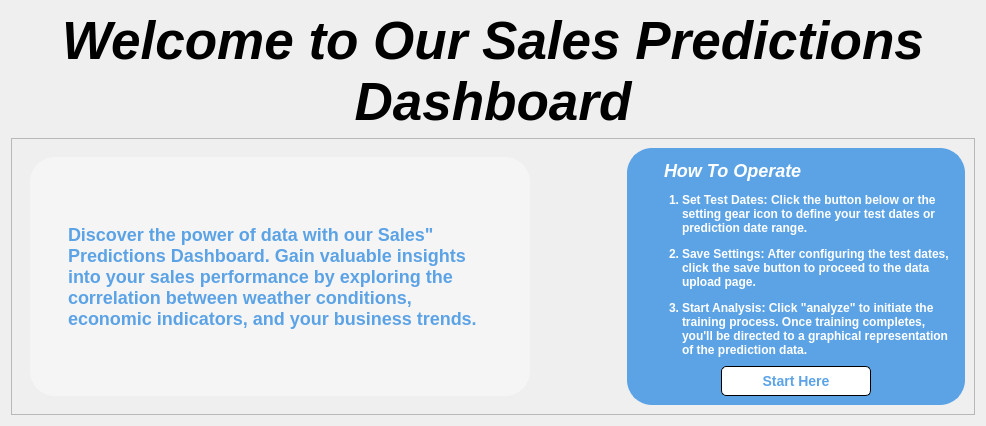
                  <widget class="QWidget" name="page_home">
                   <layout class="QVBoxLayout" name="verticalLayout_10">
                    <item>
                     <widget class="QLabel" name="label_6">
                      <property name="font">
                       <font>
                        <family>Segoe UI</family>
                        <pointsize>40</pointsize>
                        <italic>true</italic>
                        <bold>true</bold>
                       </font>
                      </property>
                      <property name="text">
                       <string>Welcome to Our Sales Predictions Dashboard</string>
                      </property>
                      <property name="alignment">
                       <set>Qt::AlignCenter</set>
                      </property>
                      <property name="wordWrap">
                       <bool>true</bool>
                      </property>
                     </widget>
                    </item>
                    <item>
                     <widget class="QFrame" name="frame_2">
                      <property name="frameShape">
                       <enum>QFrame::StyledPanel</enum>
                      </property>
                      <property name="frameShadow">
                       <enum>QFrame::Raised</enum>
                      </property>
                      <layout class="QHBoxLayout" name="horizontalLayout_19">
                       <item>
                        <widget class="QWidget" name="widget_9" native="true">
                         <property name="minimumSize">
                          <size>
                           <width>600</width>
                           <height>0</height>
                          </size>
                         </property>
                         <property name="styleSheet">
                          <string notr="true">QWidget{
width: 70%
}</string>
                         </property>
                         <layout class="QVBoxLayout" name="verticalLayout_22">
                          <property name="rightMargin">
                           <number>10</number>
                          </property>
                          <item>
                           <widget class="QLabel" name="label_2">
                            <property name="minimumSize">
                             <size>
                              <width>500</width>
                              <height>0</height>
                             </size>
                            </property>
                            <property name="maximumSize">
                             <size>
                              <width>500</width>
                              <height>16777215</height>
                             </size>
                            </property>
                            <property name="styleSheet">
                             <string notr="true">QLabel{
background-color:#f5f5f5 ;
color: rgb(92,163,230);
font-weight: bold;
font-size: 18px;
padding: 0 30px;
border: 3px solid #f5f5f5;
border-radius: 25px
}</string>
                            </property>
                            <property name="text">
                             <string>Discover the power of data with our Sales&quot; Predictions Dashboard. Gain valuable insights into your sales performance by exploring the correlation between weather conditions, economic indicators, and your business trends.</string>
                            </property>
                            <property name="wordWrap">
                             <bool>true</bool>
                            </property>
                           </widget>
                          </item>
                         </layout>
                        </widget>
                       </item>
                       <item>
                        <widget class="QWidget" name="widget_10" native="true">
                         <property name="styleSheet">
                          <string notr="true">QWidget{
background-color: rgb(92,163,230);
border: 3px solid rgb(92,163,230);
border-radius: 25px
}</string>
                         </property>
                         <layout class="QVBoxLayout" name="verticalLayout_23">
                          <item>
                           <widget class="QLabel" name="label_7">
                            <property name="maximumSize">
                             <size>
                              <width>16777215</width>
                              <height>30</height>
                             </size>
                            </property>
                            <property name="styleSheet">
                             <string notr="true">QLabel{
padding-left: 20px;
color: white;
font-size: 18px;
font-weight: bold;
font-style: italic
}</string>
                            </property>
                            <property name="text">
                             <string>How To Operate </string>
                            </property>
                            <property name="wordWrap">
                             <bool>true</bool>
                            </property>
                           </widget>
                          </item>
                          <item>
                           <widget class="QLabel" name="label_16">
                            <property name="styleSheet">
                             <string notr="true">QLabel{
font-weight: bold;
color: white
}</string>
                            </property>
                            <property name="text">
                             <string>&lt;html&gt;&lt;head/&gt;&lt;body&gt;&lt;ol style=&quot;margin-top: 0px; margin-bottom: 0px; margin-left: 0px; margin-right: 0px; -qt-list-indent: 1;&quot;&gt;&lt;li style=&quot; margin-top:12px; margin-bottom:12px; margin-left:0px; margin-right:0px; -qt-block-indent:0; text-indent:0px;&quot;&gt;&lt;span style=&quot; font-weight:700;&quot;&gt;Set Test Dates&lt;/span&gt;: Click the button below or the setting gear icon to define your test dates or prediction date range.&lt;/li&gt;&lt;li style=&quot; margin-top:12px; margin-bottom:12px; margin-left:0px; margin-right:0px; -qt-block-indent:0; text-indent:0px;&quot;&gt;&lt;span style=&quot; font-weight:700;&quot;&gt;Save Settings&lt;/span&gt;: After configuring the test dates, click the save button to proceed to the data upload page.&lt;/li&gt;&lt;li style=&quot; margin-top:12px; margin-bottom:12px; margin-left:0px; margin-right:0px; -qt-block-indent:0; text-indent:0px;&quot;&gt;&lt;span style=&quot; font-weight:700;&quot;&gt;Start Analysis&lt;/span&gt;: Click &amp;quot;analyze&amp;quot; to initiate the training process. Once training completes, you'll be directed to a graphical representation of the prediction data.&lt;/li&gt;&lt;/ol&gt;&lt;/body&gt;&lt;/html&gt;</string>
                            </property>
                            <property name="wordWrap">
                             <bool>true</bool>
                            </property>
                           </widget>
                          </item>
                          <item alignment="Qt::AlignHCenter">
                           <widget class="QPushButton" name="go_to_setting">
                            <property name="minimumSize">
                             <size>
                              <width>150</width>
                              <height>30</height>
                             </size>
                            </property>
                            <property name="maximumSize">
                             <size>
                              <width>150</width>
                              <height>30</height>
                             </size>
                            </property>
                            <property name="styleSheet">
                             <string notr="true">QPushButton{ 
border: 1px solid #000000; /* Border color and width */
	border-radius: 5px;
	color: rgb(92,163,230);
	font-size: 14px;
background-color:#fff;
font-weight: bold
}

QPushButton:hover{
color: #000
}</string>
                            </property>
                            <property name="text">
                             <string>Start Here</string>
                            </property>
                           </widget>
                          </item>
                         </layout>
                        </widget>
                       </item>
                      </layout>
                     </widget>
                    </item>
                   </layout>
                  </widget>
